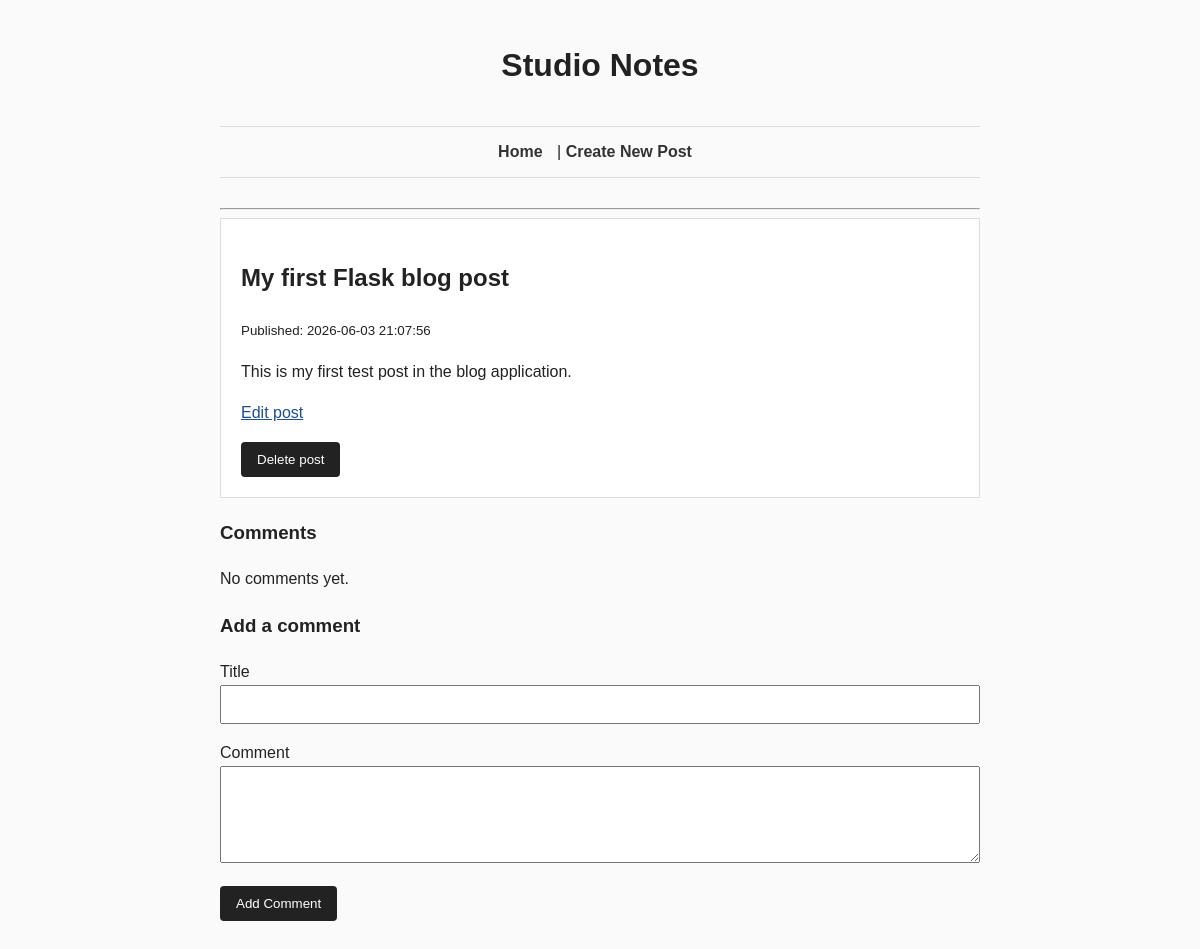
/posts/1, run on the app's committed database.
### tables this page shows
CREATE TABLE posts (
    id INTEGER PRIMARY KEY AUTOINCREMENT,
    title TEXT NOT NULL,
    body TEXT NOT NULL,
    created_at TEXT NOT NULL DEFAULT CURRENT_TIMESTAMP,
    updated_at TEXT
);

### app.py (the view)
@app.route("/posts/<int:post_id>")
def show_post(post_id):
    post = database.get_post(post_id)
    if post is None:
        return render_template("post.html", post=None)
    comments = database.get_comments_for_post(post_id)
    tags = database.get_tags_for_post(post_id)
    return render_template(
        "post.html",
        post=post,
        comments=comments,
        tags=tags
    )

### database.py (called while the page is built)
def get_db_connection():
    connection = sqlite3.connect(DATABASE)
    connection.row_factory = sqlite3.Row
    return connection

def get_post(post_id):
    connection = get_db_connection()
    post = connection.execute(
        "SELECT * FROM posts WHERE id = ?",
        (post_id,)
    ).fetchone()
    connection.close()
    return post

def get_comments_for_post(post_id):
    connection = get_db_connection()
    comments = connection.execute(
        "SELECT * FROM comments WHERE post_id = ? ORDER BY created_at DESC",
        (post_id,)
    ).fetchall()
    connection.close()
    return comments

def get_tags_for_post(post_id):
    connection = get_db_connection()
    tags = connection.execute(
        """
        SELECT tags.*
        FROM tags
        JOIN post_tags ON tags.id = post_tags.tag_id
        WHERE post_tags.post_id = ?
        ORDER BY tags.name
        """,
        (post_id,)
    ).fetchall()
    connection.close()
    return tags

### templates/post.html (shortened to what this page needs)
{% extends "layout.html" %}
{% block content %}
{% if post %}
    <article>
        <h2>{{ post.title }}</h2>
        <p><small>Published: {{ post.created_at }}</small></p>
        <p>{{ post.body }}</p>
        <p>
            <a href="/posts/{{ post.id }}/edit">Edit post</a>
        </p>
        <form action="/posts/{{ post.id }}/delete" method="POST" onsubmit="return confirm('Are you sure you want to delete this post?');">
           <button type="submit">Delete post</button>
        </form>
    </article>
    <section>
        <h3>Comments</h3>
        {% if comments %}
            {% for comment in comments %}
                <article class="comment">
                   <h4>{{ comment.title }}</h4>
                   <p><small>{{ comment.created_at }}</small></p>
                   <p>{{ comment.body }}</p>
                </article>
            {% endfor %}
        {% else %}
            <p>No comments yet.</p>
        {% endif %}
    </section>
    <section>
        <h3>Add a comment</h3>
        <form action="/posts/{{ post.id }}/comments" method="POST">
            <p>
                <label for="title">Title</label><br>
                <input type="text" id="title" name="title">
            </p>
            <p>
                <label for="body">Comment</label><br>
                <textarea id="body" name="body" rows="5"></textarea>
            </p>
            <button type="submit">Add Comment</button>
        </form>
    </section>
{% else %}
    <p>Post not found.</p>
{% endif %}
{% endblock %}

### static/style.css (style rules this page uses)
body { font-family: Arial, sans-serif; max-width: 760px; margin: 40px auto; padding: 0 20px; line-height: 1.6; background-color: #fafafa; color: #222; }
article { background: white; padding: 20px; margin-bottom: 20px; border: 1px solid #ddd; }
input, textarea { width: 100%; padding: 10px; box-sizing: border-box; }
button { padding: 10px 16px; cursor: pointer; }
a { color: #1f4f8f; }
button { border: none; background-color: #222; color: white; border-radius: 4px; }

### data on the page
posts: title "My first Flask blog post", created_at "2026-06-03 21:07:56", body "This is my first test post in the blog application."
